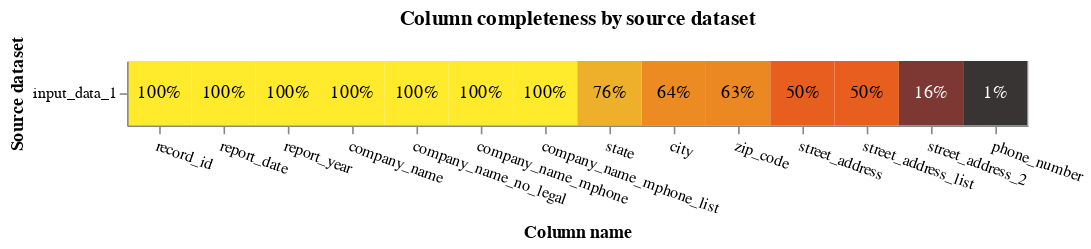

Source (notebook cell):
### Code cell
completeness_chart(eia_match_df, db_api=db_api)

### Figure 1 — Vega-Lite specification as saved in the notebook (floating-point values rounded to 4 significant figures)
{"config": {"view": {"continuousWidth": 400, "continuousHeight": 300}}, "layer": [{"mark": "rect", "encoding": {"color": {"field": "completeness", "legend": null, "scale": {"scheme": "darkred", "zero": true}, "type": "quantitative"}, "tooltip": [{"field": "source_dataset", "title": "Source dataset", "type": "nominal"}, {"field": "total_rows_inc_nulls", "format": ",", "title": "# of records", "type": "quantitative"}, {"field": "column_name", "title": "Column name", "type": "nominal"}, {"field": "total_null_rows", "format": ",", "title": "# of nulls", "type": "quantitative"}, {"field": "completeness", "format": ".1%", "type": "quantitative"}], "x": {"axis": {"labelAngle": 20}, "field": "column_name", "sort": {"field": "mean_comp", "order": "descending"}, "title": "Column name", "type": "nominal"}, "y": {"field": "source_dataset", "title": "Source dataset", "type": "nominal"}}, "title": "Column completeness by source dataset", "transform": [{"joinaggregate": [{"op": "mean", "field": "completeness", "as": "mean_comp"}], "groupby": ["column_name"]}]}, {"mark": {"type": "text"}, "encoding": {"color": {"condition": {"test": "datum['completeness'] < 0.5", "value": "white"}, "value": "black"}, "text": {"field": "completeness", "format": ".0%", "type": "quantitative"}, "x": {"axis": {"labelAngle": 0}, "field": "column_name", "sort": {"field": "mean_comp", "order": "descending"}, "type": "nominal"}, "y": {"field": "source_dataset", "type": "nominal"}}, "transform": [{"joinaggregate": [{"op": "mean", "field": "completeness", "as": "mean_comp"}], "groupby": ["column_name"]}]}], "data": {"name": "data-d98152b9bd4690e94d5eb2c5ee1c5ff9"}, "height": {"step": 40}, "width": {"step": 40}, "$schema": "https://vega.github.io/schema/vega-lite/v5.9.3.json", "datasets": {"data-d98152b9bd4690e94d5eb2c5ee1c5ff9": [{"source_dataset": "input_data_1", "column_name": "record_id", "total_null_rows": 0, "total_rows_inc_nulls": 39407, "completeness": 1.0}, {"source_dataset": "input_data_1", "column_name": "report_date", "total_null_rows": 0, "total_rows_inc_nulls": 39407, "completeness": 1.0}, {"source_dataset": "input_data_1", "column_name": "report_year", "total_null_rows": 0, "total_rows_inc_nulls": 39407, "completeness": 1.0}, {"source_dataset": "input_data_1", "column_name": "company_name", "total_null_rows": 0, "total_rows_inc_nulls": 39407, "completeness": 1.0}, {"source_dataset": "input_data_1", "column_name": "company_name_no_legal", "total_null_rows": 0, "total_rows_inc_nulls": 39407, "completeness": 1.0}, {"source_dataset": "input_data_1", "column_name": "street_address", "total_null_rows": 19556, "total_rows_inc_nulls": 39407, "completeness": 0.5037}, {"source_dataset": "input_data_1", "column_name": "street_address_list", "total_null_rows": 19556, "total_rows_inc_nulls": 39407, "completeness": 0.5037}, {"source_dataset": "input_data_1", "column_name": "street_address_2", "total_null_rows": 33097, "total_rows_inc_nulls": 39407, "completeness": 0.1601}, {"source_dataset": "input_data_1", "column_name": "city", "total_null_rows": 14129, "total_rows_inc_nulls": 39407, "completeness": 0.6415}, {"source_dataset": "input_data_1", "column_name": "state", "total_null_rows": 9299, "total_rows_inc_nulls": 39407, "completeness": 0.764}, {"source_dataset": "input_data_1", "column_name": "zip_code", "total_null_rows": 14454, "total_rows_inc_nulls": 39407, "completeness": 0.6332}, {"source_dataset": "input_data_1", "column_name": "phone_number", "total_null_rows": 39039, "total_rows_inc_nulls": 39407, "completeness": 0.009338}, {"source_dataset": "input_data_1", "column_name": "company_name_mphone", "total_null_rows": 0, "total_rows_inc_nulls": 39407, "completeness": 1.0}, {"source_dataset": "input_data_1", "column_name": "company_name_mphone_list", "total_null_rows": 0, "total_rows_inc_nulls": 39407, "completeness": 1.0}]}}
